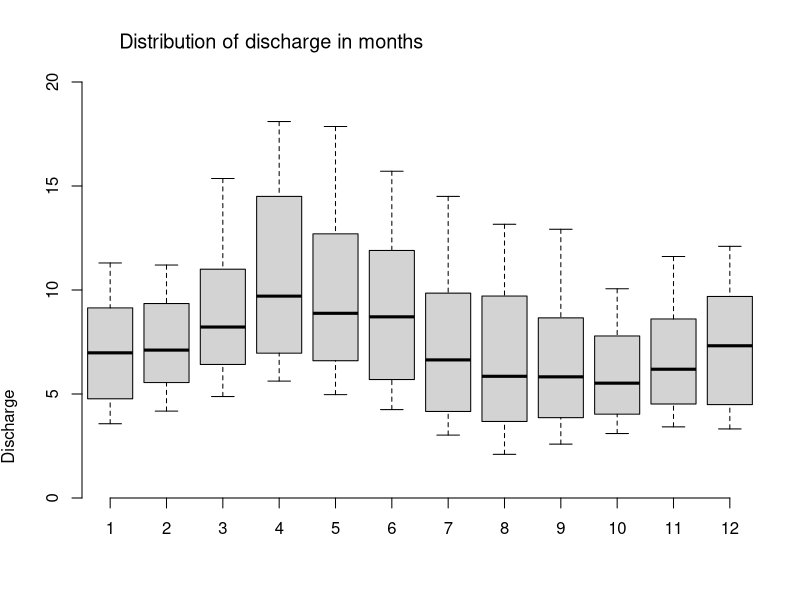
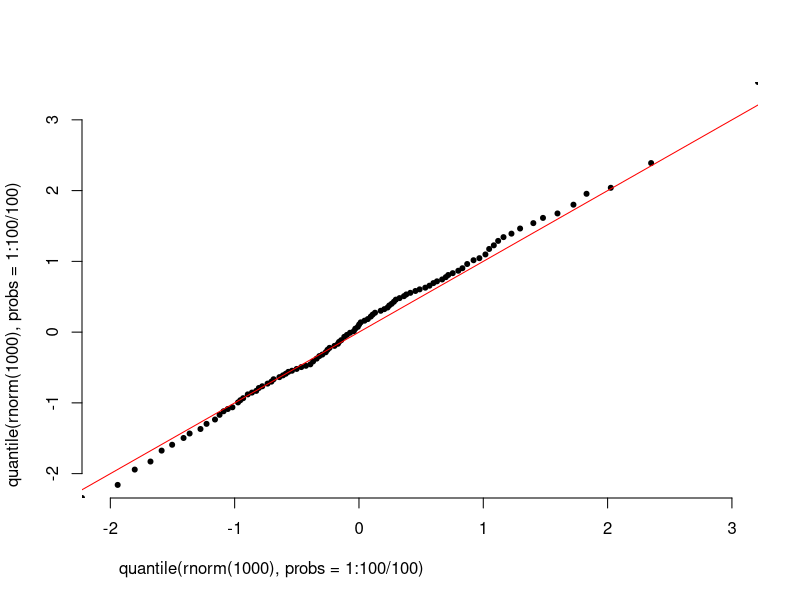

The R source for these figures, in order:
## ---- chunk 1
#ts <- readr::read_csv("data/")
## ---- chunk 2
station <- read.delim("./data/6242910_Q_Day.Cmd.txt", skip = 36, header = TRUE, sep = ";", col.names = c("date", "time", "value"))
station$date <- as.Date(station$date, format = "%Y-%m-%d")

station_agg <- aggregate(station$value ~ as.factor(data.table::month(station$date)), 
                         FUN = "quantile", 
                         probs = c(0.1, 0.25, 0.5, 0.75, 0.9))
names(station_agg) <- c("Month", "Discharge")
par(font.main = 1, 
    adj = 0.1, 
    xaxs = "i", 
    yaxs = "i")
boxplot(data = station_agg, 
        Discharge ~ Month, 
        main = "Distribution of discharge in months", 
        frame = FALSE, 
        ylim = c(0,20), 
        xlab = "", 
        ylab = bquote(Discharge), font.main = 1)
## ---- chunk 3
par(font.main = 1, 
    adj = 0.1, 
    xaxs = "i", 
    yaxs = "i")
plot(quantile(rnorm(1000), probs = 1:100/100),
quantile(rnorm(1000), probs = 1:100/100), frame = FALSE, pch = 20)
abline(0, 1, col = "red")
